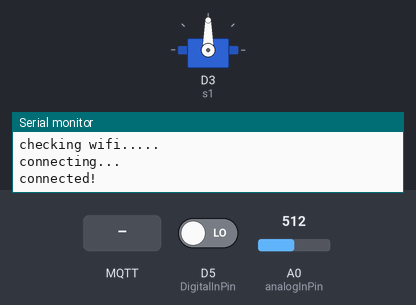
This sketch was run on a simulated ESP8266 (NodeMCU). On the bench: servo, the last lines printed to the serial monitor. Inputs (shaded band) come from the test bench; at power-on: D5 (DigitalInPin) LOW, A0 (analogInPin) = 512. WiFi joins after 1.5 s; servers stay silent unless stated; no MQTT or app messages arrive unless stated.

Above: at 3.2 s.
3.3 s: D5 (DigitalInPin) driven HIGH
At 3.45 s:
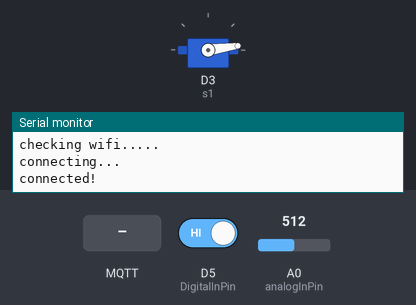
6.3 s: MQTT message "0" arrives on the first subscribed topic
At 9.46 s:
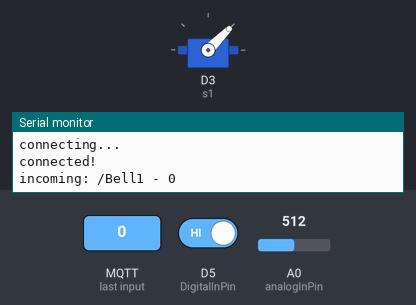
Timing chart, 0 to 15.3 s (numbered marks = the images above; inputs shaded):
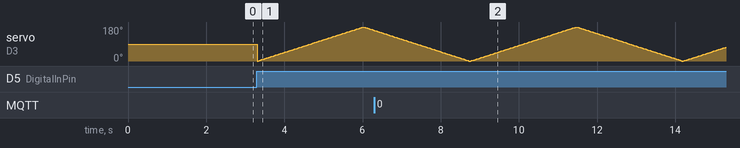

The sketch:

Pendulum.ino
```cpp
//knockknock


#include <ESP8266WiFi.h>
#include <MQTT.h>
#include <Servo.h> // servo library
 Servo s1;


#define DEVICEID 1


#define DELAYVAL 1500 // Time (in milliseconds) to pause between pixels

const int analogInPin=A0;
const int DigitalInPin=D5; //inPositionDetector
const int servoPin=D3;


float sensorV=0.0;
float touching=0.0;

const char ssid[] ="JamNet";
const char pass[] ="PlayDesign";
WiFiClient net;
MQTTClient client;

bool stopsignal;

int systemStatus; // idel =0 , start = 1


unsigned long lastMillis = 0;


void connect() {
  Serial.print("checking wifi...");
  while (WiFi.status() != WL_CONNECTED) {
    Serial.print(".");
    delay(1000);
  }

  Serial.print("\nconnecting...");
  while (!client.connect("Bell1", "birdturner418", "4ftt9krwHqEGhseR")) {
    Serial.print(".");
    delay(1000);
  }

  Serial.println("\nconnected!");

  if(DEVICEID==1){
    client.subscribe("/Bell1");
    }else{

         client.subscribe("/Bell2");
      }


}

bool blockSingnal=false;

void messageReceived(String &topic, String &payload) {
  Serial.println("incoming: " + topic + " - " + payload);
  int recivestat=payload.toInt();
    if(systemStatus!=recivestat){
        systemStatus = recivestat;
    }
  }


float LastValue;

void setup() {
  Serial.begin(115200);
 WiFi.begin(ssid, pass);

  // Note: Local domain names (e.g. "Computer.local" on OSX) are not supported
  // by Arduino. You need to set the IP address directly.
  client.begin("public.cloud.shiftr.io", net);
  client.onMessage(messageReceived);

  s1.attach(0);

#if defined(__AVR_ATtiny85__) && (F_CPU == 16000000)
  clock_prescale_set(clock_div_1);
#endif
  // END of Trinket-specific code.


  connect();
}


void loop() {
  client.loop();
  delay(10);  // <- fixes some issues with WiFi stability

  if (!client.connected()) {
    connect();
  }

sensorV=digitalRead(DigitalInPin);
touching = analogRead(analogInPin);

if(systemStatus ==0){

  if(touching>136){
    systemStatus=1;
     StateChange();
   }


 }
 else{

  if(sensorV==HIGH){
      Kncok();
    }

    if(systemStatus == 0){


    if(touching>136){
      systemStatus=0;
      StateChange();
    }
     }

  }


}

void StateChange(){


  if(DEVICEID ==1)
  client.publish("/P1", String(systemStatus));
  else
  client.publish("/P2", String(systemStatus));


}


void Kncok(){
  int pos;

    for (pos = 0; pos <= 180; pos += 1) { // goes from 0 degrees to 180 degrees
    // in steps of 1 degree
    s1.write(pos);              // tell servo to go to position in variable 'pos'
    delay(15);                       // waits 15ms for the servo to reach the position
  }
  for (pos = 180; pos >= 0; pos -= 1) { // goes from 180 degrees to 0 degrees
    s1.write(pos);              // tell servo to go to position in variable 'pos'
    delay(15);                       // waits 15ms for the servo to reach the position
  }


}
```
